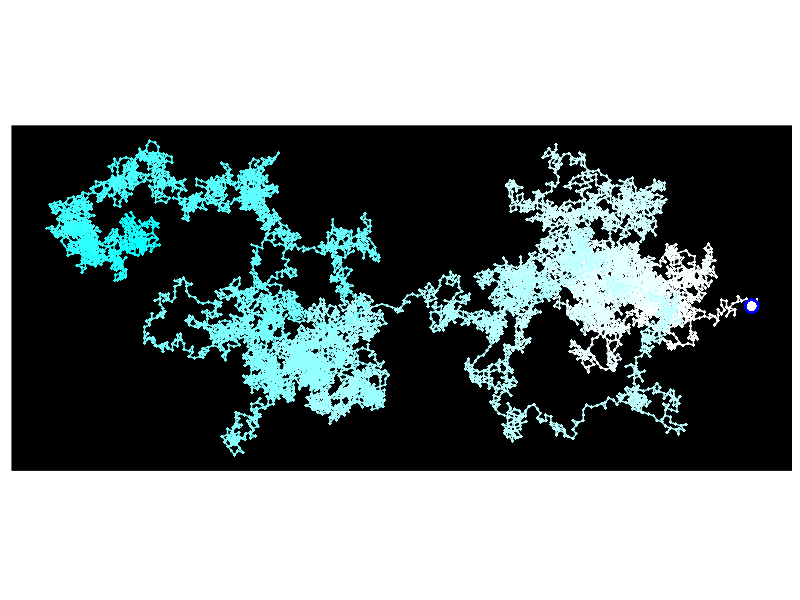
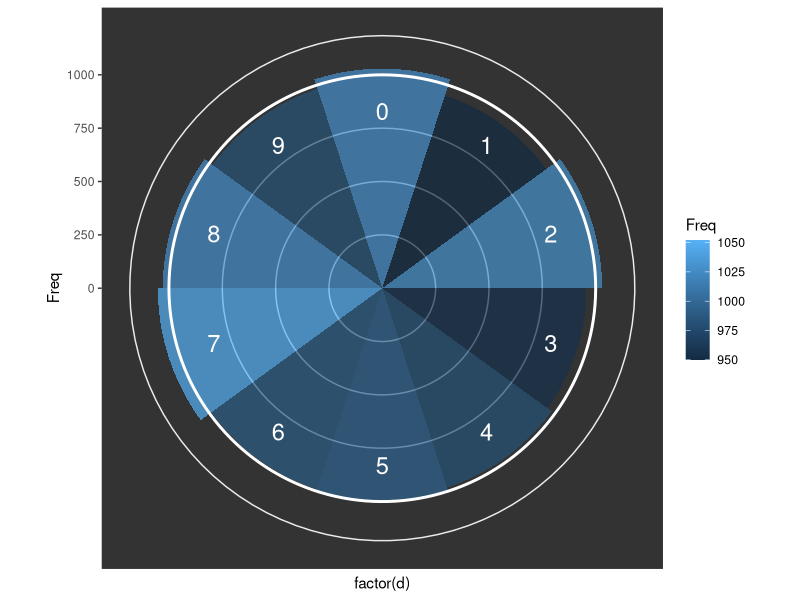

Source code (R) for these figures, in order:
library(ggplot2)

# Select number of digits to plot
digits <- 10000

# Choose one of the source files containing the digits
a <- read.csv("Phi 10000.csv", header=F)
a <- read.csv("Pi 10000.csv", header=F)
a <- read.csv("e 10000.csv", header=F)
a <- read.csv("ii 10000.csv", header=F)

# It reads the csv as a dataframe, so we select the first records only as a character string
# strsplit() splits it into individual characters
b <- strsplit(as.character(a[1,1]),NULL)
# We select all characters except the whitespaces
c <- b[[1]][b[[1]] != " "]
# Do not select the first two characters, those come before the decimal dot
d <- as.numeric(c[3:(digits+2)])

# Transformation constant by which the digit is multiplied
m <- pi/180*36*-1
# Transformation constant which rotates the graph
n <- 0.5*pi

# Initialize empty dataframe
coord <- data.frame(id = c(1), x = c(0), y = c(0))
# Iteratively fill the dataframe with coordinates
for(i in 1:min(length(d),digits)) {
  coord[i+1,] <- c(i, coord[i,2] + cos(d[i]*m+n), coord[i,3] + sin(d[i]*m+n))
}

# Draw plot
plot <- ggplot() + 
  geom_path(data = coord, aes(x=x, y=y, colour=id), size=0.5) +
  geom_point(data = coord, aes(x=x, y=y, colour=id), shape=18, size=1) +
  geom_point(data = coord[1,], aes(x=x, y=y), colour="#0000FF", shape=16, size=5) +
  geom_point(data = coord[1,], aes(x=x, y=y), colour="#FFFFFF", shape=16, size=3) +
  scale_colour_continuous(low="#FFFFFF", high="#00FFFF") +
  coord_fixed(ratio = 1) +
  theme(legend.position="none",
        axis.line=element_blank(),
        axis.text.x=element_blank(),
        axis.text.y=element_blank(),
        axis.ticks=element_blank(),
        axis.title.x=element_blank(),
        axis.title.y=element_blank(),
        panel.background=element_rect(fill="black"),
        panel.grid.major=element_blank(),
        panel.grid.minor=element_blank())

print(plot)

ggplot(as.data.frame(table(d)), aes(x = factor(d), y = Freq, fill=Freq)) +
    geom_bar(width = 1,stat="identity", alpha=.7) + coord_polar(start=-pi/10) +
    geom_hline(yintercept=1000, colour="white", size=1) +
    theme_bw() + 
    theme(panel.background=element_rect(fill="#333333"), panel.grid.major.x=element_blank(), axis.text.x=element_blank()) + 
    geom_text(aes(label=d, y = 830), alpha = 1, size=6, colour="white")
